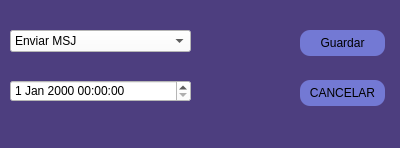
<?xml version="1.0" encoding="UTF-8"?>
<ui version="4.0">
 <class>Form</class>
 <widget class="QWidget" name="Form">
  <property name="geometry">
   <rect>
    <x>0</x>
    <y>0</y>
    <width>400</width>
    <height>148</height>
   </rect>
  </property>
  <property name="windowTitle">
   <string>Form</string>
  </property>
  <property name="styleSheet">
   <string notr="true">background-color: rgb(216, 216, 203);
background-color: rgb(77, 62, 127);</string>
  </property>
  <widget class="QPushButton" name="botonGuardar">
   <property name="geometry">
    <rect>
     <x>300</x>
     <y>30</y>
     <width>85</width>
     <height>26</height>
    </rect>
   </property>
   <property name="styleSheet">
    <string notr="true">background-color: rgb(115, 121, 212);
border-radius:10px;</string>
   </property>
   <property name="text">
    <string>Guardar</string>
   </property>
  </widget>
  <widget class="QPushButton" name="botonGuardar_2">
   <property name="geometry">
    <rect>
     <x>300</x>
     <y>80</y>
     <width>85</width>
     <height>26</height>
    </rect>
   </property>
   <property name="styleSheet">
    <string notr="true">background-color: rgb(115, 121, 212);
border-radius:10px;</string>
   </property>
   <property name="text">
    <string>CANCELAR</string>
   </property>
  </widget>
  <widget class="QComboBox" name="comboBox">
   <property name="geometry">
    <rect>
     <x>10</x>
     <y>30</y>
     <width>181</width>
     <height>22</height>
    </rect>
   </property>
   <property name="styleSheet">
    <string notr="true">background-color: rgb(255, 255, 255);</string>
   </property>
   <item>
    <property name="text">
     <string>Enviar MSJ</string>
    </property>
   </item>
   <item>
    <property name="text">
     <string>Actualizaciones</string>
    </property>
   </item>
  </widget>
  <widget class="QDateTimeEdit" name="dateTimeEdit">
   <property name="geometry">
    <rect>
     <x>10</x>
     <y>80</y>
     <width>181</width>
     <height>22</height>
    </rect>
   </property>
   <property name="styleSheet">
    <string notr="true">background-color: rgb(255, 255, 255);</string>
   </property>
  </widget>
 </widget>
 <resources/>
 <connections/>
</ui>
